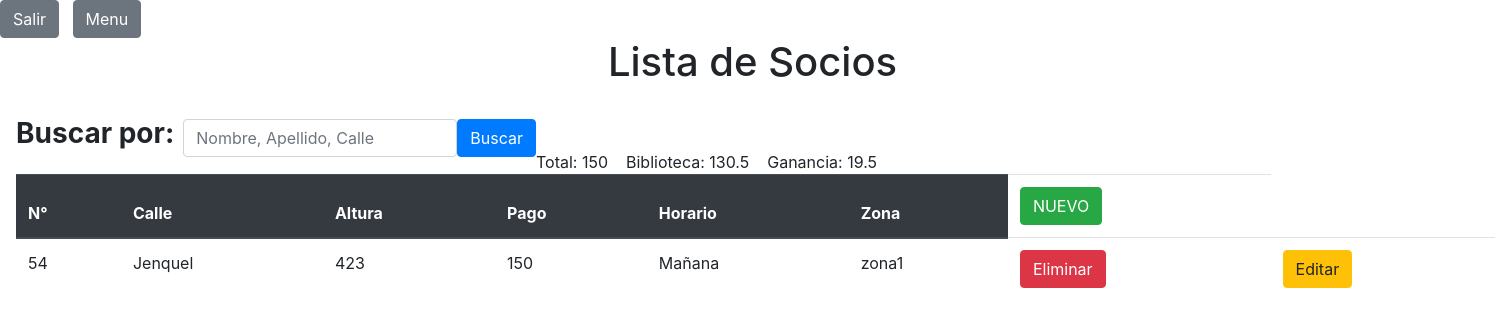
The page /vistas/home.php?termino=423 (signed in) on the database its author committed.
### tables this page shows
CREATE TABLE `tabla` (
  `Id` int(11) NOT NULL,
  `N°` int(11) NOT NULL,
  `Calle` int(11) NOT NULL,
  `Altura` int(11) NOT NULL,
  `Pago` int(11) NOT NULL,
  `Horario` varchar(50) NOT NULL,
  `Zona` varchar(10) NOT NULL
);

CREATE TABLE `calles` (
  `Id` int(11) NOT NULL,
  `Nombre` varchar(50) NOT NULL
);

### vistas/home.php (the view, shortened to what this page needs)
<!DOCTYPE html>
<html lang="es">
<head>
    <link rel="stylesheet" href="https://stackpath.bootstrapcdn.com/bootstrap/4.3.1/css/bootstrap.min.css">
</head>
<body>
    <a href="../include/closeSession.php"><button type='button' class='btn btn-secondary'>Salir</button></a>&nbsp;&nbsp;
    <a href='menu.php'> <button type='button' class='btn btn-secondary'>Menu</button></a>&nbsp;&nbsp;
    <blockquote class="blockquote text-center">
        <h1>Lista de Socios</h1>
    </blockquote>
    <form class="form-inline" >
        <div class="form-group mx-sm-3 mb-2">
        <h3><strong>Buscar por:</strong></h3>&nbsp;&nbsp;
        <input type="text" name="termino" class="form-control" id="inputPassword2" placeholder="Nombre, Apellido, Calle">
        <button type="submit" class="btn btn-primary">Buscar</button>
    </form>
    <br>
    <br>
    <?php
        include_once '../include/db.php';
        $sql = "SELECT T.*, C.Nombre FROM tabla T INNER JOIN calles C ON C.Id = T.Calle";
        if ((isset($_REQUEST["termino"]))) {
            $termino = $_REQUEST["termino"];
            $sql = "$sql WHERE (T.Altura LIKE '%$termino%') OR (T.Calle LIKE '%$termino%') OR (T.Horario LIKE '%$termino%') OR (C.Nombre LIKE '%$termino%') OR (T.N° LIKE '%$termino%') OR (T.Pago LIKE '%$termino%') OR (T.Zona LIKE '%$termino%')";
        }
        $consulta = $conexion->prepare($sql);
        $consulta->execute();
        $resultado = $consulta->fetchAll();
        $total=0;
        foreach ($resultado as $valor) {
            $total= $total+$valor["Pago"];
        }
        $biblioteca= ($total*87)/100;
        $ganancia=($total*13)/100;
        echo "Total: ".$total."&nbsp;&nbsp;&nbsp;&nbsp;";
        echo "Biblioteca: ".$biblioteca."&nbsp;&nbsp;&nbsp;&nbsp;";
        echo "Ganancia: ".$ganancia."<br>";
        echo "<table class='table'>";
            echo "<thead class='thead-dark'>";
                echo "<tr>";
                    echo "<th scope='col'>N°</th>";
                    echo "<th scope='col'>Calle</th>";
                    echo "<th scope='col'>Altura</th>";
                    echo "<th scope='col'>Pago</th>";
                    echo "<th scope='col'>Horario</th>";
                    echo "<th scope='col'>Zona</th>";
                    echo "<td scope='col'><a href='formulario.php'><button type='button' class='btn btn-success'>NUEVO</button></a></td>";
                echo "</tr>";
            echo "</thead>";
            foreach ($resultado as $registro) {
                echo "<thead class='thead-light' >";
                    echo "<tr>";
                        echo "<td scope='col'>".$registro['N°']."</td>";
                        echo "<td scope='col'>".$registro['Nombre']."</td>";
                        echo "<td scope='col'>".$registro['Altura']."</td>";
                        echo "<td scope='col'>".$registro['Pago']."</td>";
                        echo "<td scope='col'>".$registro['Horario']."</td>";
                        echo "<td scope='col'>".$registro['Zona']."</td>";
                        echo "<td scope='col'><a href='../eliminar.php?id=".$registro['Id']."'><button type='button' class='btn btn-danger'>Eliminar</button> </a></td>";
                        echo "<td scope='col'><a href='formularioEdicion.php?id=".$registro['Id']."'><button type='button' class='btn btn-warning'>Editar</button></a></td>";
                    echo "</tr>";
                echo "</thead>";
            }
        echo "</table>";
    ?>
</body>
</html>

### rows shown on the page
tabla: value "54", calles.Nombre "Jenquel", Altura "423", Pago "150", Horario "Mañana", Zona "zona1"

### other values the page prints
$total "150"
$biblioteca "130.5"
$ganancia "19.5"
